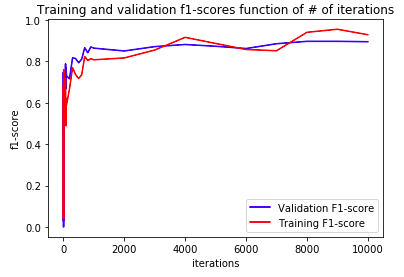
#> input picture f1scores.png, 404 x 277 px
$ python -i helpers.py   (imports and definitions only)   (older library calls are emulated)
#> lines starting #> are read from the running program, lines starting #| are printed output that depends on the picture

import numpy as np
import matplotlib.pyplot as plt
import os,sys
from PIL import Image
import matplotlib.image as mpimg
from sklearn.preprocessing import PolynomialFeatures


import cv2
from scipy import signal


############################################
#                                          #
#      Functions for Image Management      #
#                                          #
############################################


def load_image(infilename):
    data = mpimg.imread(infilename)
    return data

# [80 lines left out: functions img_float_to_uint8, concatenate_images, img_crop, get_transformed_images, value_to_class, not called in this run]

def extract_Sobel_filter(data_in):
    """ Function to run Sobel filters (x and y)
        parameters: - original image
        return:     - Both Sobel filters concatenated
    """
    gray_image = cv2.cvtColor(data_in, cv2.COLOR_BGR2GRAY)

    one_layer_shape = [gray_image.shape[0], gray_image.shape[1], 1]
    gray_image = np.reshape(gray_image, one_layer_shape)

    # Sobel X
    # Output dtype = cv2.CV_64F, take absolute, convert to int
    sobelx64f = cv2.Sobel(gray_image, cv2.CV_64F, 1, 0, ksize = 5)
    sobelx8u = np.uint8(np.absolute(sobelx64f))

    # Sobel Y
    # Output dtype = cv2.CV_64F, take absolute, convert to int
    sobelx64f = cv2.Sobel(gray_image, cv2.CV_64F, 0, 1, ksize = 5)
    sobely8u = np.uint8(np.absolute(sobelx64f))

    # Concatenate Sobel filters to input image
    sobelx8u = np.reshape(sobelx8u, one_layer_shape)
    sobely8u = np.reshape(sobely8u, one_layer_shape)
    data_out = np.concatenate((sobelx8u, sobely8u), axis = 2)

    return data_out

# [19 lines left out: function extract_Laplacian_filter, not called in this run]

def extract_gray_image(data_in):
    """ Function to get gray scale image in correct shape
        parameters: - original image
        return:     - grayscale image
    """
    gray_image = cv2.cvtColor(data_in, cv2.COLOR_BGR2GRAY)

    one_layer_shape = [gray_image.shape[0], gray_image.shape[1], 1]
    data_out = np.reshape(gray_image, one_layer_shape)

    return data_out

def extract_features(img):
    """
    Add chanels for Sobel Filters in 3rd dim and grayscale image
    return vector of mean and var of each layer in the 3rd dimension

    """
    gray_img = extract_gray_image(img)
    res_Sobel = extract_Sobel_filter(img)

    img = np.concatenate((img, gray_img), axis = 2)
    img = np.concatenate((img, res_Sobel), axis = 2)

    # res_Laplacian = extract_Laplacian_filter(img)
    # img = np.concatenate((img, res_Laplacian), axis = 2)

    feat_m = np.mean(img, axis=(0,1))
    feat_v = np.var(img, axis=(0,1))
    feat = np.append(feat_m, feat_v)

    return feat

# Extract 2-dimensional features consisting of average gray color as well as variance
# [161 lines left out: functions extract_features_2d, extract_img_features, features_augmentation, normalize, demean_images, normalize_images and 6 more, not called in this run]

>>> import cv2
>>> picture = cv2.imread('f1scores.png')
#> picture is the input picture: shape (277, 404, 3); mean B, G, R 245.8, 244.2, 247.1
>>> result = extract_features(picture)
#> in extract_gray_image, `gray_image = cv2.cvtColor(data_in, cv2.COLOR_BGR2GRAY)`:
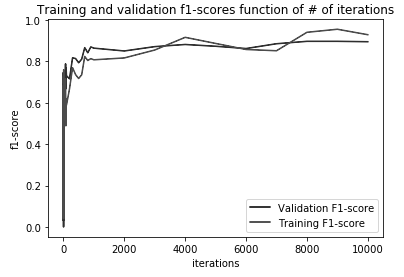
#> gray_image: shape (277, 404); min 0, max 255, mean 245.2
#> in extract_Sobel_filter, `sobelx64f = cv2.Sobel(gray_image, cv2.CV_64F, 1, 0, ksize = 5)`:
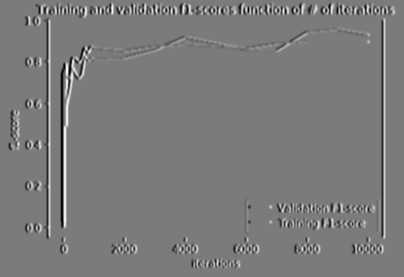
#> sobelx64f: shape (277, 404) float64; min -9529, max 10131, mean 0; drawn with min black and max white
#> in extract_Sobel_filter, `sobelx8u = np.uint8(np.absolute(sobelx64f))`:
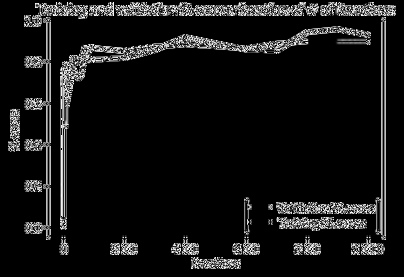
#> sobelx8u: shape (277, 404); min 0, max 255, mean 20.2
#> in extract_Sobel_filter, `sobelx64f = cv2.Sobel(gray_image, cv2.CV_64F, 0, 1, ksize = 5)`:
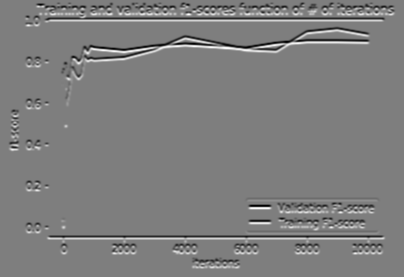
#> sobelx64f: shape (277, 404) float64; min -9648, max 9809, mean 0; drawn with min black and max white
#> in extract_Sobel_filter, `sobely8u = np.uint8(np.absolute(sobelx64f))`:
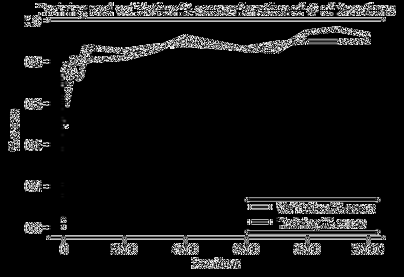
#> sobely8u: shape (277, 404); min 0, max 255, mean 21.4
#> in extract_features, `feat_m = np.mean(img, axis=(0,1))`: feat_m = [245.8, 244.2, 247.1, 245.2, 20.22, 21.43]
#> in extract_features, `feat_v = np.var(img, axis=(0,1))`: feat_v = [1714.8, 2062.7, 1366, 1666.2, 2955.1, 3076.2]
#> in extract_features, `feat = np.append(feat_m, feat_v)`: feat = [245.8, 244.2, 247.1, 245.2, 20.22, 21.43, 1714.8, 2062.7, 1366, 1666.2, 2955.1, 3076.2]
#> result has the same summary as feat in extract_features
